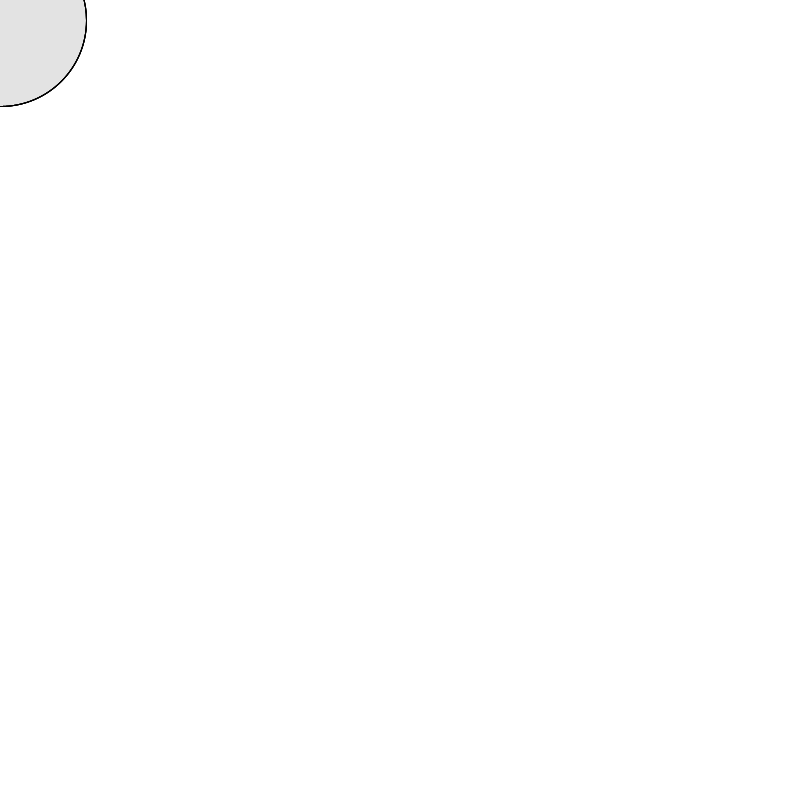
Frame 1 (no input)
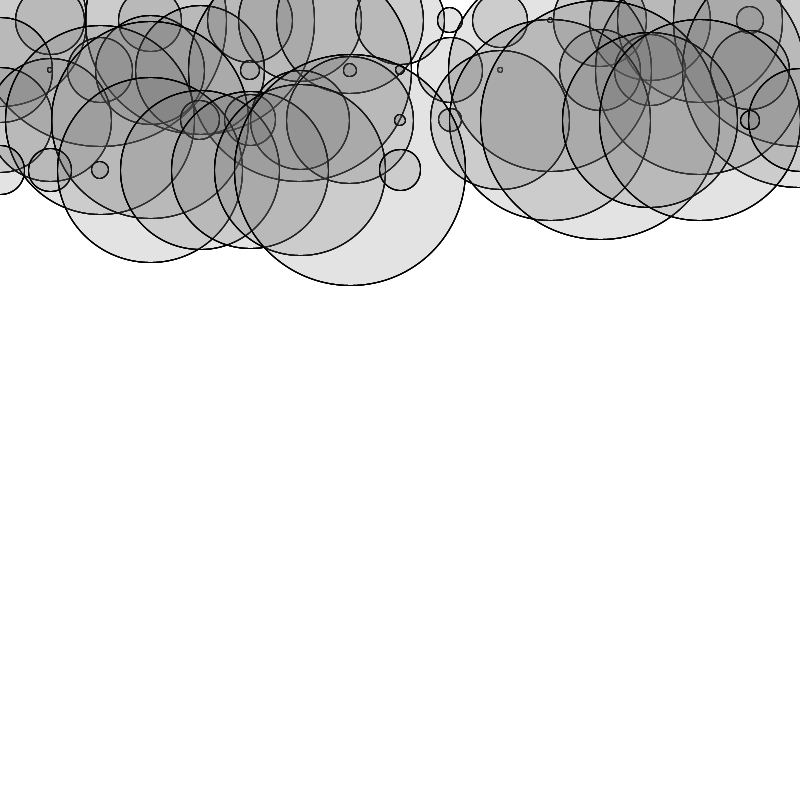
Frame 60 (the mouse pressed at the canvas centre just before this capture)
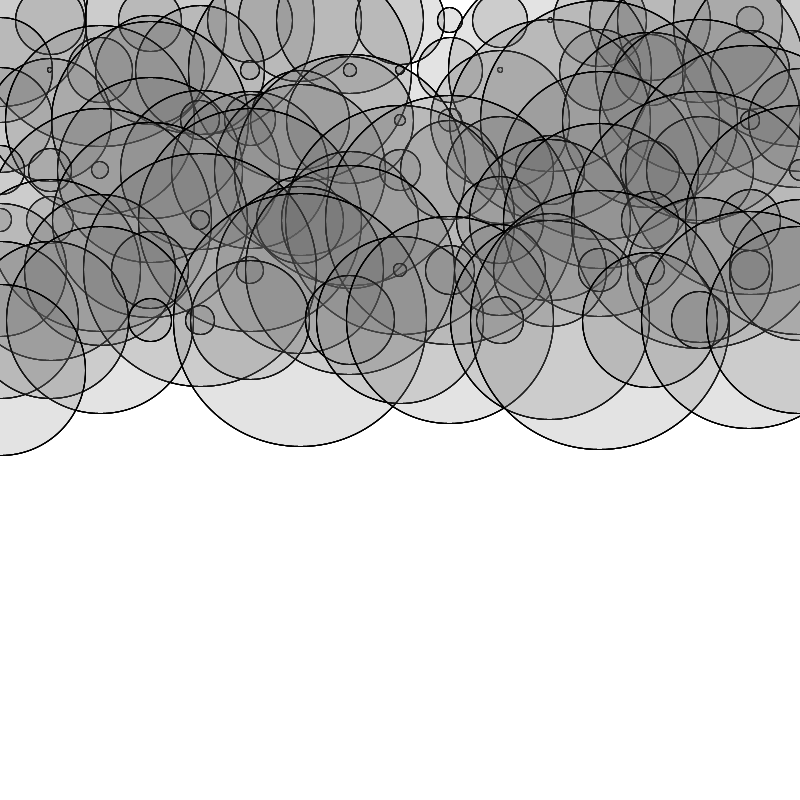
Frame 120 (the mouse held since frame 60 and released just before this capture)

The Processing sketch that drew these frames (run headless with seeded random() and noise(); from frame 60 on, the mouse is pressed at the canvas centre):

// Processing sketch: ejercicio_3
// ── ejercicio_3.pde
int x = 0;
int y = 20;

float level;
float rad;

void setup() {

  size (800, 800);
  background(255);
  frameRate(5);
}

void draw() {
  level = random(0, 1);
  rad = (level * width/3);

  float r = sin(TWO_PI/25.0);
  float g= cos(TWO_PI/25.0);
  float b= sin(TWO_PI/25.0);

  for (int i=0; i<5; i++) {
    fill(100, 10);
    stroke(r, g, b);
    ellipse(x, y, rad, rad);
  }
  if ( y< height) {
    x+=50;

    if (x>width) {
      x=0;
      y+=50;
    }
  } else {
    noLoop();
  }
}
